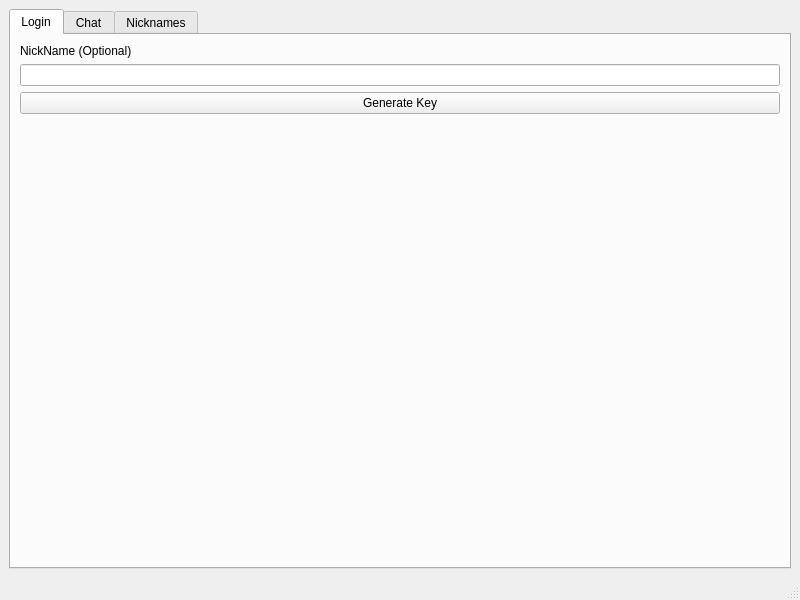
<?xml version="1.0" encoding="UTF-8"?>
<ui version="4.0">
 <class>SecureChatMainWindow</class>
 <widget class="QMainWindow" name="SecureChatMainWindow">
  <property name="geometry">
   <rect>
    <x>0</x>
    <y>0</y>
    <width>800</width>
    <height>600</height>
   </rect>
  </property>
  <property name="windowTitle">
   <string>SecureChatMainWindow</string>
  </property>
  <widget class="QWidget" name="centralwidget">
   <layout class="QVBoxLayout" name="verticalLayout">
    <item>
     <widget class="QTabWidget" name="tabWidget">
      <property name="currentIndex">
       <number>0</number>
      </property>
      <widget class="QWidget" name="login_tab">
       <attribute name="title">
        <string>Login</string>
       </attribute>
       <layout class="QVBoxLayout" name="verticalLayout_6">
        <item>
         <layout class="QVBoxLayout" name="verticalLayout_5">
          <item>
           <widget class="QLabel" name="label">
            <property name="text">
             <string>NickName (Optional)</string>
            </property>
           </widget>
          </item>
          <item>
           <widget class="QLineEdit" name="nickname_lineedit"/>
          </item>
          <item>
           <widget class="QPushButton" name="pushButton">
            <property name="text">
             <string>Generate Key</string>
            </property>
           </widget>
          </item>
          <item>
           <spacer name="verticalSpacer">
            <property name="orientation">
             <enum>Qt::Orientation::Vertical</enum>
            </property>
            <property name="sizeHint" stdset="0">
             <size>
              <width>20</width>
              <height>40</height>
             </size>
            </property>
           </spacer>
          </item>
         </layout>
        </item>
       </layout>
      </widget>
      <widget class="QWidget" name="chat_tab">
       <attribute name="title">
        <string>Chat</string>
       </attribute>
       <layout class="QVBoxLayout" name="verticalLayout_3">
        <item>
         <layout class="QHBoxLayout" name="horizontalLayout">
          <item>
           <layout class="QVBoxLayout" name="verticalLayout_2">
            <item>
             <widget class="QComboBox" name="message_receipients">
              <property name="editable">
               <bool>false</bool>
              </property>
              <item>
               <property name="text">
                <string>PUBLIC (to all users online)</string>
               </property>
              </item>
              <item>
               <property name="text">
                <string>John (test)</string>
               </property>
              </item>
              <item>
               <property name="text">
                <string>David (test)</string>
               </property>
              </item>
             </widget>
            </item>
            <item>
             <widget class="QLineEdit" name="message_text_box"/>
            </item>
            <item>
             <widget class="QPushButton" name="SendMessage_button">
              <property name="text">
               <string>Send Message</string>
              </property>
             </widget>
            </item>
            <item>
             <spacer name="horizontalSpacer_2">
              <property name="orientation">
               <enum>Qt::Orientation::Horizontal</enum>
              </property>
              <property name="sizeHint" stdset="0">
               <size>
                <width>40</width>
                <height>20</height>
               </size>
              </property>
             </spacer>
            </item>
           </layout>
          </item>
          <item>
           <layout class="QVBoxLayout" name="verticalLayout_4">
            <item>
             <widget class="QPlainTextEdit" name="plainTextEdit">
              <property name="enabled">
               <bool>true</bool>
              </property>
              <property name="readOnly">
               <bool>true</bool>
              </property>
             </widget>
            </item>
            <item>
             <spacer name="horizontalSpacer">
              <property name="orientation">
               <enum>Qt::Orientation::Horizontal</enum>
              </property>
              <property name="sizeType">
               <enum>QSizePolicy::Policy::Expanding</enum>
              </property>
              <property name="sizeHint" stdset="0">
               <size>
                <width>40</width>
                <height>20</height>
               </size>
              </property>
             </spacer>
            </item>
           </layout>
          </item>
         </layout>
        </item>
       </layout>
      </widget>
      <widget class="QWidget" name="nicknames_tab">
       <attribute name="title">
        <string>Nicknames</string>
       </attribute>
      </widget>
     </widget>
    </item>
   </layout>
  </widget>
  <widget class="QMenuBar" name="menubar">
   <property name="geometry">
    <rect>
     <x>0</x>
     <y>0</y>
     <width>800</width>
     <height>24</height>
    </rect>
   </property>
  </widget>
  <widget class="QStatusBar" name="statusbar"/>
 </widget>
 <resources/>
 <connections/>
</ui>
